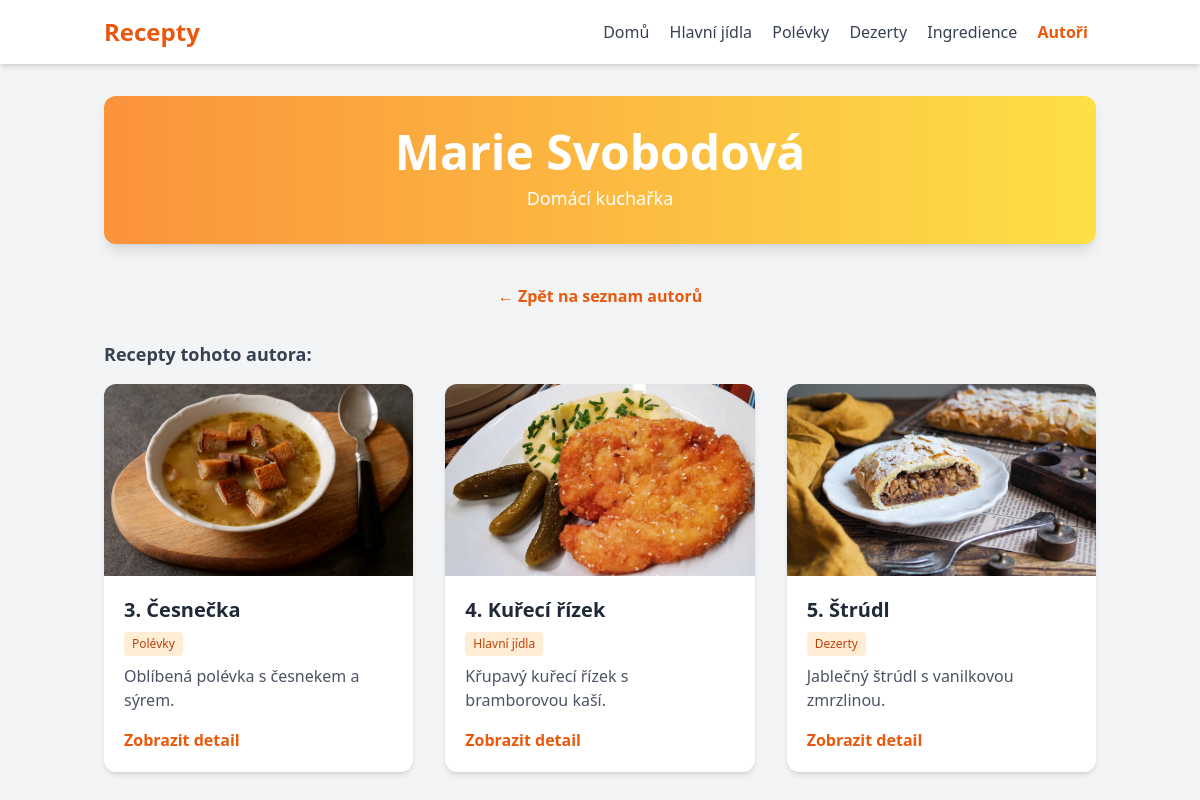
/autor/2/, run on the app's committed database.
### recepty/models.py (models this page shows, shortened)
class Kuchar(models.Model):
    jmeno = models.CharField(
        max_length=100,
        validators=[MinLengthValidator(3)],
        help_text="Jméno autora receptu"
    )
    bio = models.TextField(
        blank=True,
        help_text="Biografie autora"
    )
    class Meta:
        verbose_name = 'Kuchař'
        verbose_name_plural = 'Kuchaři'
        ordering = ['jmeno']

class Recept(models.Model):
    OBTIZNOST_CHOICES = [
        ('L', 'Lehká'),
        ('S', 'Střední'),
        ('T', 'Těžká')
    ]
    nazev = models.CharField(
        max_length=200,
        validators=[MinLengthValidator(5)],
        help_text="Název receptu"
    )
    popis = models.TextField(
        validators=[MinLengthValidator(20)],
        help_text="Krátký popis receptu"
    )
    obrazek = models.ImageField(
        upload_to='recepty/',
        blank=True,
        null=True,
        help_text="Obrázek receptu"
    )
    kategorie = models.ForeignKey(
        Kategorie,
        on_delete=models.CASCADE,
        related_name='recepty',
        help_text="Kategorie receptu"
    )
    kuchar = models.ForeignKey(
        Kuchar,
        on_delete=models.CASCADE,
        related_name='recepty',
        help_text="Autor receptu"
    )
    datum_vytvoreni = models.DateTimeField(
        auto_now_add=True,
        help_text="Datum přidání receptu"
    )
    cas_pripravy = models.PositiveIntegerField(
        default=30,
        help_text="Čas přípravy v minutách"
    )
    obtiznost = models.CharField(
        max_length=1,
        choices=OBTIZNOST_CHOICES,
        default='S',
        help_text="Obtížnost receptu"
    )
    ingredience = models.TextField(
        default='[]',
        help_text="JSON seznam ingrediencí"
    )
    postup = models.TextField(
        default='[]',
        help_text="JSON seznam kroků postupu"
    )
    class Meta:
        verbose_name = 'Recept'
        verbose_name_plural = 'Recepty'
        ordering = ['id']  # Seřadí vzestupně podle ID

class Kategorie(models.Model):
    nazev = models.CharField(
        max_length=100,
        unique=True,
        validators=[MinLengthValidator(3)],
        help_text="Název kategorie, např. 'Hlavní jídla'"
    )
    class Meta:
        verbose_name = 'Kategorie'
        verbose_name_plural = 'Kategorie'
        ordering = ['nazev']

### recepty/views.py (the view)
# urls.py: path('autor/<int:autor_id>/', views.detail_autora, name='detail_autora'),
def detail_autora(request, autor_id):
    autor = get_object_or_404(Kuchar, pk=autor_id)
    recepty = Recept.objects.filter(kuchar=autor)
    return render(request, 'recepty/detail_autora.html', {'autor': autor, 'recepty': recepty})

### recepty/templates/recepty/detail_autora.html (shortened to what this page needs)
<!DOCTYPE html>
<html lang="cs">
<head>
    <script src="https://cdn.tailwindcss.com"></script>
</head>
<body class="bg-gray-100 min-h-screen">
    <header class="bg-white shadow-md">
        <div class="container mx-auto px-4 py-4 flex flex-col md:flex-row items-center justify-between">
            <div class="text-2xl font-bold text-orange-600">Recepty</div>
            <nav class="mt-2 md:mt-0">
                <a href="/" class="text-gray-700 hover:text-orange-600 mx-2 transition">Domů</a>
                <a href="/hlavni-jidla/" class="text-gray-700 hover:text-orange-600 mx-2 transition">Hlavní jídla</a>
                <a href="/polevky/" class="text-gray-700 hover:text-orange-600 mx-2 transition">Polévky</a>
                <a href="/dezerty/" class="text-gray-700 hover:text-orange-600 mx-2 transition">Dezerty</a>
                <a href="/ingredience/" class="text-gray-700 hover:text-orange-600 mx-2 transition">Ingredience</a>
                <a href="/autori/" class="text-gray-700 hover:text-orange-600 mx-2 transition font-bold text-orange-600">Autoři</a>
            </nav>
        </div>
    </header>
    <main class="container mx-auto px-4 py-8">
        <div class="bg-gradient-to-r from-orange-400 to-yellow-300 rounded-xl shadow-lg mb-10 p-8 text-center">
            <h1 class="text-4xl md:text-5xl font-bold text-white mb-2">{{ autor.jmeno }}</h1>
            <p class="text-white text-lg">{{ autor.bio }}</p>
        </div>
        <div class="mb-8 text-center">
            <a href="/autori/" class="text-orange-600 hover:underline font-semibold">&larr; Zpět na seznam autorů</a>
        </div>
        <div class="mb-4 text-lg font-semibold text-gray-700">Recepty tohoto autora:</div>
        <div class="grid gap-8 grid-cols-1 sm:grid-cols-2 lg:grid-cols-3">
            {% for recept in recepty %}
            <div class="bg-white rounded-xl shadow-md overflow-hidden flex flex-col">
                {% if recept.obrazek %}
                    <img class="w-full h-48 object-cover" src="{{ recept.obrazek.url }}" alt="{{ recept.nazev }}">
                {% else %}
                    <img class="w-full h-48 object-cover" src="https://placehold.co/400x180?text=Recept" alt="Bez obrázku">
                {% endif %}
                <div class="p-5 flex-1 flex flex-col">
                    <h2 class="text-xl font-semibold text-gray-800 mb-2">{{ recept.nazev }}</h2>
                    <div class="flex flex-wrap text-xs text-gray-500 mb-2 gap-2">
                        <span class="bg-orange-100 text-orange-700 px-2 py-1 rounded">{{ recept.kategorie.nazev }}</span>
                    </div>
                    <p class="text-gray-600 flex-1">{{ recept.popis|truncatechars:80 }}</p>
                    <a href="{% url 'detail_receptu' recept.pk %}" class="mt-4 inline-block text-orange-600 hover:underline font-semibold">Zobrazit detail</a>
                </div>
            </div>
            {% empty %}
            <div class="col-span-full text-center text-gray-500">Tento autor zatím nemá žádné recepty.</div>
            {% endfor %}
        </div>
    </main>
</body>
</html>

### data on the page
Kuchar: jmeno "Marie Svobodová", bio "Domácí kuchařka"
Recept: obrazek (picture), nazev "3. Česnečka", kategorie.nazev "Polévky", popis "Oblíbená polévka s česnekem a sýrem."
Recept: obrazek (picture), nazev "4. Kuřecí řízek", kategorie.nazev "Hlavní jídla", popis "Křupavý kuřecí řízek s bramborovou kaší."
Recept: obrazek (picture), nazev "5. Štrúdl", kategorie.nazev "Dezerty", popis "Jablečný štrúdl s vanilkovou zmrzlinou."
